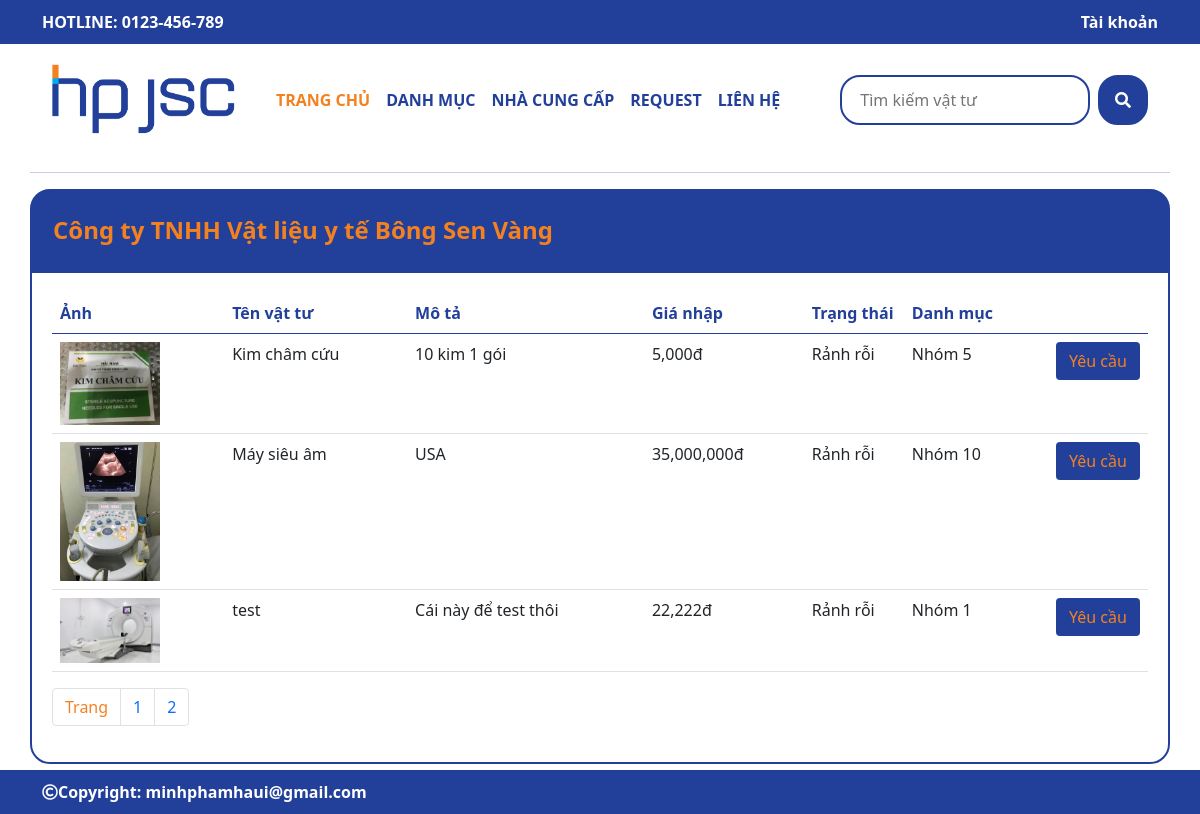
The page /index.php?controller=products&action=company&macty=1&p=2 on the database its author committed.
### tables this page shows
CREATE TABLE `companies` (
  `macty` int(11) NOT NULL,
  `tencty` varchar(500) NOT NULL,
  `diachi` varchar(500) NOT NULL,
  `sdt` varchar(13) NOT NULL,
  `email` varchar(500) NOT NULL,
  `logo` varchar(500) NOT NULL
);

CREATE TABLE `products` (
  `masp` int(11) NOT NULL,
  `tensp` varchar(500) NOT NULL,
  `anh` varchar(500) NOT NULL,
  `mota` varchar(500) NOT NULL,
  `gianhap` int(11) NOT NULL,
  `ngaynhap` datetime NOT NULL,
  `khauhaoperday` float NOT NULL,
  `khauhaoperused` float NOT NULL,
  `solansudung` int(11) NOT NULL,
  `trangthai` int(11) NOT NULL,
  `isvattu` int(11) NOT NULL,
  `madm` int(11) NOT NULL,
  `macty` int(11) NOT NULL
);

CREATE TABLE `categories` (
  `madm` int(11) NOT NULL,
  `tendm` varchar(500) NOT NULL,
  `mota` varchar(500) NOT NULL,
  `danhmuccha` int(11) NOT NULL
);

### controllers/ProductsController.php (called while the page is built, shortened)
<?php
	include "models/ProductsModel.php";
	class ProductsController extends Controller
	{
		public function company(){
			$macty =isset($_GET["macty"]) ? $_GET["macty"] : 0;
			$recordPerPage = 10;
			$numPage = ceil($this->modelTotalRecordCompanies()/$recordPerPage);
			$data = $this->modelReadCompanies($recordPerPage);
			$this->loadView("CompanyProductsView.php",["data"=>$data,"numPage"=>$numPage, "macty"=>$macty]);
		}
	}
 ?>

### models/ProductsModel.php (called while the page is built, shortened)
<?php
	trait ProductsModel{
		public function modelReadCompanies($recordPerPage){
			$macty =isset($_GET["macty"]) ? $_GET["macty"] : 0;
			$page = isset($_GET["p"]) && $_GET["p"] > 0 ? ($_GET["p"] - 1) : 0;
			$from = $page * $recordPerPage;
			$db = Connection::getInstance();
			$query = $db->query("select * from products where macty in (select macty from companies where macty=$macty) limit $from,$recordPerPage");
			return $query->fetchAll();
		}
		public function modelTotalRecordCompanies(){
			$macty =isset($_GET["macty"]) ? $_GET["macty"] : 0;
			$db = Connection::getInstance();
			$query = $db->query("select * from products where macty in (select macty from companies where macty=$macty)");
			return $query->rowCount();
		}
		public function getCategory($madm){
			$db = Connection::getInstance();
			$query = $db->query("select * from categories where madm = $madm");
			return $query->fetch();
		}
		public function getCompany($macty){
			$db = Connection::getInstance();
			$query = $db->query("select * from companies where macty = $macty");
			return $query->fetch();
		}
	}
 ?>

### views/HeaderView.php (the view, shortened to what this page needs)
	<header>
		<div class="header-top">
			<div class="container d-flex justify-content-between">
				<div name="phone"><span class="t-white fw-bold">HOTLINE: 0123-456-789</span></div>
				<div class="dropdown">
                  <span class="t-white fw-bold dropdown">
                    Tài khoản
                  </span>
                </div>
			</div>
		</div>
		<nav class="navbar navbar-expand-lg navbar-light">
		  <div class="container">
		    <a class="navbar-brand" href="#">
		    	<div class="header-logo">
					<img src="./assets/images/logo-HP.png" style="width:200px; height:auto;">
				</div>
			</a>
		    <div class="collapse navbar-collapse" id="navbarSupportedContent">
		      <ul class="navbar-nav me-auto mb-2 mb-lg-0 header-menu">
		        <li class="nav-item">
		          <a class="nav-link active" aria-current="page" href="index.php" style="color:#f48120;">Trang chủ</a>
		        </li>
		        <li class="nav-item dropdown">
		          <a class="nav-link" href="#" style="color: #224099;">
		            Danh mục
		          </a>
		        </li>
		        <li class="nav-item dropdown">
		          <a class="nav-link" href="#" style="color: #224099;">
		            Nhà cung cấp
		          </a>
		        </li>
		        <li class="nav-item">
		          <a class="nav-link" href="index.php?controller=request" style="color: #224099;">Request</a>
		        </li>
		        <li class="nav-item">
		          <a class="nav-link" href="index.php?controller=contact" style="color: #224099;">Liên hệ</a>
		        </li>
		      </ul>
		      <div>
		      	<div class="header-search d-flex">
		        <input class="input-control me-2" autocomplete="off" type="search" placeholder="  Tìm kiếm vật tư" id="key" aria-label="Search">
		        <button class="btn " type="submit"><i class="fas fa-search" id="btnSearch"></i></button>
		        </div>
		      </div>
		    </div>
		  </div>
		</nav>
	</header>
<hr class="container hr-under-header">

### views/CompanyProductsView.php (shortened to what this page needs)
<div class="container  p-0" style="">
    <div class="d-flex" style="border: 2px solid #224099; border-radius:20px 20px 0 0; background-color:#224099 ;">
        <div class="btn" style="padding: 20px;">
          <b href="#" style="font-size: 24px; color: #f48120;">
          	<?php
                $company = $this->getCompany($macty);
                echo isset($company->tencty) ? $company->tencty : "";
             ?>
           </b>
        </div>
    </div>
    <div style="border: 2px solid #224099; border-radius:0 0 20px 20px; padding: 20px;">
        <table class="table table-data table-hover">
            <thead>
                <tr>
                  <th scope="col">Ảnh</th>
                  <th scope="col">Tên vật tư</th>
                  <th scope="col">Mô tả</th>
                  <th scope="col">Giá nhập</th>
                  <th scope="col" width="100px">Trạng thái</th>
                  <th scope="col">Danh mục</th>
                  <th scope="col" width="100px"></th>
                </tr>
            </thead>
            <tbody>
            	<?php foreach($data as $rows): ?>
                <tr onclick="location.href= 'index.php?controller=products&action=detail&masp=<?php echo $rows->masp; ?>' ">
                    <td>
                        <?php if($rows->anh != "" && file_exists("assets/upload/products/".$rows->anh)): ?>
                            <img src="assets/upload/products/<?php echo $rows->anh; ?>" style="max-width: 100px;">
                        <?php endif; ?>
                    </td>
                    <td><?php echo $rows->tensp; ?></td>
                    <td><?php echo $rows->mota; ?></td>
                    <td><?php echo number_format($rows->gianhap); ?>đ</td>
                    <td><?php if(isset($rows->trangthai) && $rows->trangthai == 1): ?>
                            Đang được sử dụng
                        <?php endif; ?>
                        <?php if(isset($rows->trangthai) && $rows->trangthai == 0): ?>
                            Rảnh rỗi
                        <?php endif; ?></td>
                    <td><?php
            $category = $this->getCategory($rows->madm);
            echo isset($category->tendm) ? $category->tendm : "";
         ?>       </td>
                    <td>
                    	<a class="btn btn-hover" href="index.php?controller=request&action=create&masp=<?php echo $rows->masp; ?>">Yêu cầu</a>&nbsp;
                    </td>
                </tr>
                <?php endforeach; ?>
            </tbody>
        </table>
        <nav aria-label="Page navigation example">
          <ul class="pagination">
            <li class="page-item">
              <a class="page-link" href="#" >
                <span style="color:#f48120">Trang</span>
              </a>
            </li>
                <?php for($i = 1; $i <= $numPage; $i++): ?>
              <li class="page-item"><a class="page-link" href="index.php?controller=products&action=company&macty=<?php echo $macty; ?>&p=<?php echo $i; ?>"><?php echo $i; ?></a></li>
            <?php endfor; ?>
          </ul>
        </nav>
    </div>
</div>

### views/Layout.php (style rules this page uses)
body { padding-bottom: 50px; }
.t-white { color: #ffffff; }
.dropdown { position: relative; display: inline-block; }
.btn-hover { color:#f48120; background-color: #224099; }
.table-data th { color: #224099; }
b { color:#224099 ; }

### views/HeaderView.php (style rules this page uses)
.header-top { background-color: #224099; padding: 10px; }
.header-menu { padding: 0px 10px; font-weight: bold; text-transform: uppercase; color: #224099; }
.header-search { padding: 0px 10px; font-weight: bold; text-transform: uppercase; }
.header-search input { border: 2px solid #224099; border-radius: 20px; height: 50px; width: 250px; position: relative; padding: 10px; }
.header-search button { border: 2px solid #224099; border-radius: 20px; height: 50px; width: 50px; background-color: #224099; color: #ffffff; }
.hr-under-header { color: #224099; }

### rows shown on the page
companies: tencty "Công ty TNHH Vật liệu y tế Bông Sen Vàng"
products: anh (picture), tensp "Kim châm cứu", mota "10 kim 1 gói", gianhap "5,000", trangthai "Rảnh rỗi", categories.tendm "Nhóm 5"
products: anh (picture), tensp "Máy siêu âm", mota "USA", gianhap "35,000,000", trangthai "Rảnh rỗi", categories.tendm "Nhóm 10"
products: anh (picture), tensp "test", mota "Cái này để test thôi", gianhap "22,222", trangthai "Rảnh rỗi", categories.tendm "Nhóm 1"
